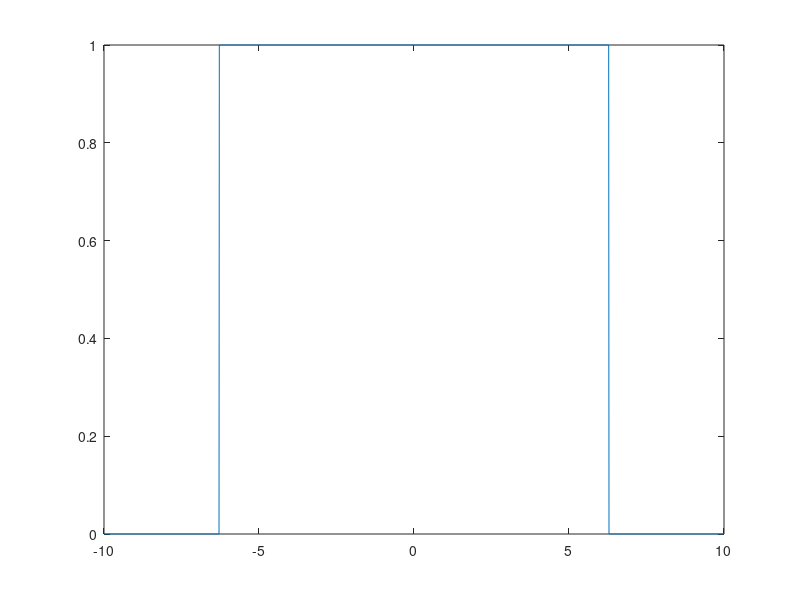
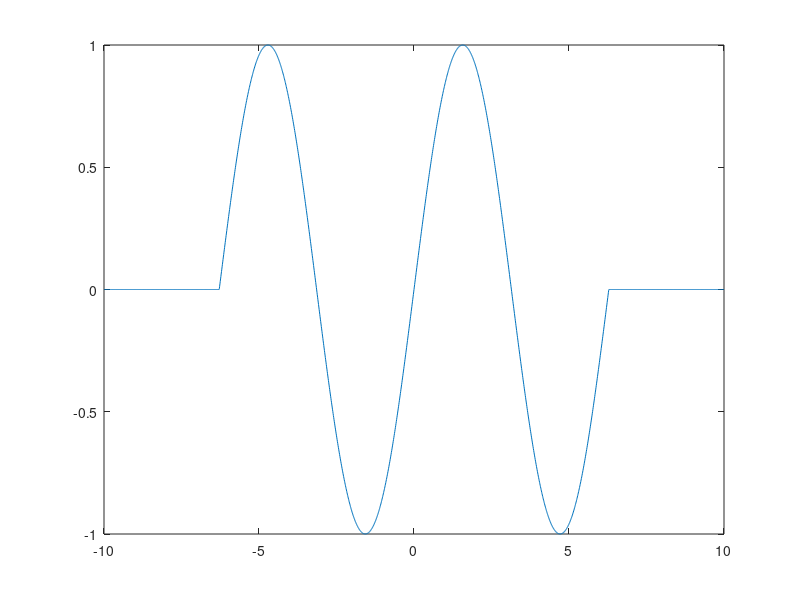

Source code (MATLAB) for these figures, in order:
clc; clear; close all;

t = -10:0.01:10;
y = zeros(size(t));

f = 1;
k = 2;
y(t>-pi*k/f&t<pi*k/f) = 1;

h = sin(f*t) .* y;

figure(1)
plot(t,y);
figure(2)
plot(t,h);